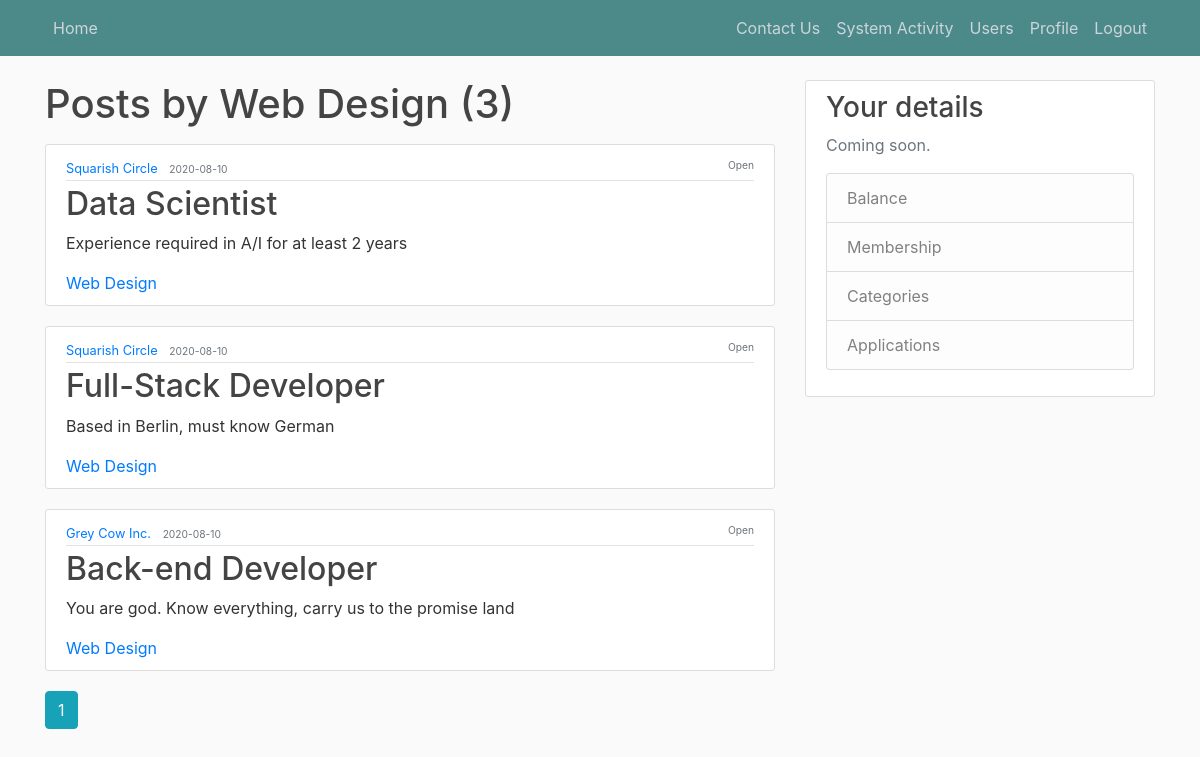
/category/Web Design (signed in), run on the app's committed database.
### MainProject/models.py (models this page shows, shortened)
class Post(db.Model):
    id = db.Column(db.Integer, primary_key=True)
    title = db.Column(db.String(20), nullable=False)
    date_posted = db.Column(db.DateTime, nullable=False, default=datetime.utcnow)
    content = db.Column(db.String(50), nullable=False)
    user_id = db.Column(db.Integer, db.ForeignKey('user.id'), nullable=False)
    category = db.Column(db.String(10), nullable=False, default="IT")
    status = db.Column(db.String, nullable=False, default="Open")
    numOfNeededEmployees = db.Column(db.Integer, nullable=False, default=1)

class User(db.Model, UserMixin):
    id = db.Column(db.Integer, primary_key=True)
    email = db.Column(db.String(50), unique=True, nullable=False)
    name = db.Column(db.String(50), nullable=False)
    password = db.Column(db.String(50), nullable=False)
    userType = db.Column(db.String(60), nullable=False)
    employerMembership = db.Column(db.String(60), nullable=False, default='Prime - 50$/month')
    employeeMembership = db.Column(db.String(60), nullable=False, default='Basic - No Charge')
    posts = db.relationship('Post', backref='author', lazy=True)
    condition = db.Column(db.String(10), nullable=False, default='Active')
    cardNum = db.Column(db.String(10), nullable=False, default='')
    cvc = db.Column(db.String(10), nullable=False, default='')
    expireDate = db.Column(db.String(10), nullable=False, default='')
    withdrawType = db.Column(db.String(60), nullable=False, default='Automatic')
    frozen = db.Column(db.Boolean, nullable=False, default=False)
    balance = db.Column(db.Float, nullable=False, default=0.0)

### MainProject/routes.py (the view)
@app.route("/category/<string:category>")  # route to show all posts of that email
def category_posts(category):
    page = request.args.get('page', 1, type=int)
    posts = Post.query.filter_by(category=category).order_by(Post.date_posted.desc()).paginate(page=page, per_page=5)
    appliedToPost = []
    if current_user.is_authenticated:
        for p in Post.query.all():
            q = db.session.query(Application.id).filter(Application.post_id == p.id).filter(Application.user_id
                                                                                            == current_user.id)
            appliedToPost.append(db.session.query(q.exists()).scalar())
    return render_template('category_post.html', posts=posts, category=category, appliedToPost=appliedToPost)

### MainProject/models.py (called while the page is built)
@login_manager.user_loader
def load_user(user_id):
    return User.query.get(int(user_id))

### MainProject/templates/category_post.html (shortened to what this page needs)
{% extends "baseTemplate.html" %}
{% block content %}
    <h1 class="mb-3">Posts by {{ category }} ({{ posts.total }})</h1>
    {% for post in posts.items %}
        <article class="media content-section">
          <div class="media-body">
            <div class="article-metadata">
              <small style="text-align:left;">
              <a class="mr-2" href="{{ url_for('user_posts', name=post.author.name) }}">{{ post.author.name }}</a>
              <small class="text-muted">{{ post.date_posted.strftime('%Y-%m-%d') }}</small>
              <span style="float:right;"><small class="text-muted" >{{ post.status }}</small></span>
             </small>
            </div>
            <h2><a class="article-title" href="{{ url_for('post', post_id=post.id) }}">{{ post.title }}</a></h2>
            <p class="article-content">{{ post.content }}</p>
            <a class="mr-2" href="{{ url_for('category_posts', category=post.category) }}">{{ post.category }}</a>
          </div>
        </article>
    {% endfor %}
    {% for page_num in posts.iter_pages(left_edge=1, right_edge=1, left_current=1, right_current=2) %}
        {% if page_num %}
            {% if posts.page == page_num %}
                <a class="btn btn-info mb-4" href="{{ url_for('category_posts', category=category, page=page_num) }}">{{ page_num }}</a>
            {% else %}
                <a class="btn btn-outline-info mb-4" href="{{ url_for('category_posts', category=category, page=page_num) }}">{{ page_num }}</a>
            {% endif %}
        {% else %}
            ...
        {% endif %}
    {% endfor %}
{% endblock content %}

### MainProject/static/styles.css (style rules this page uses)
body { background: #fafafa; color: #333333; margin-top: 5rem; }
h1, h2, h3, h4, h5, h6 { color: #444444; }
.content-section { background: #ffffff; padding: 10px 20px; border: 1px solid #dddddd; border-radius: 3px; margin-bottom: 20px; }
.article-title { color: #444444; }
.article-content { white-space: pre-line; }
.article-metadata { padding-bottom: 1px; margin-bottom: 4px; border-bottom: 1px solid #e3e3e3 }

### data on the page
Post: author.name "Squarish Circle", date_posted "2020-08-10", status "Open", title "Data Scientist", content "Experience required in A/I for at least 2 years", category "Web Design"
Post: author.name "Squarish Circle", date_posted "2020-08-10", status "Open", title "Full-Stack Developer", content "Based in Berlin, must know German", category "Web Design"
Post: author.name "Grey Cow Inc.", date_posted "2020-08-10", status "Open", title "Back-end Developer", content "You are god. Know everything, carry us to the promise land", category "Web Design"

### other printed values
{{ category }} "Web Design"
{{ posts.total }} "3"
{{ page_num }} "1"
